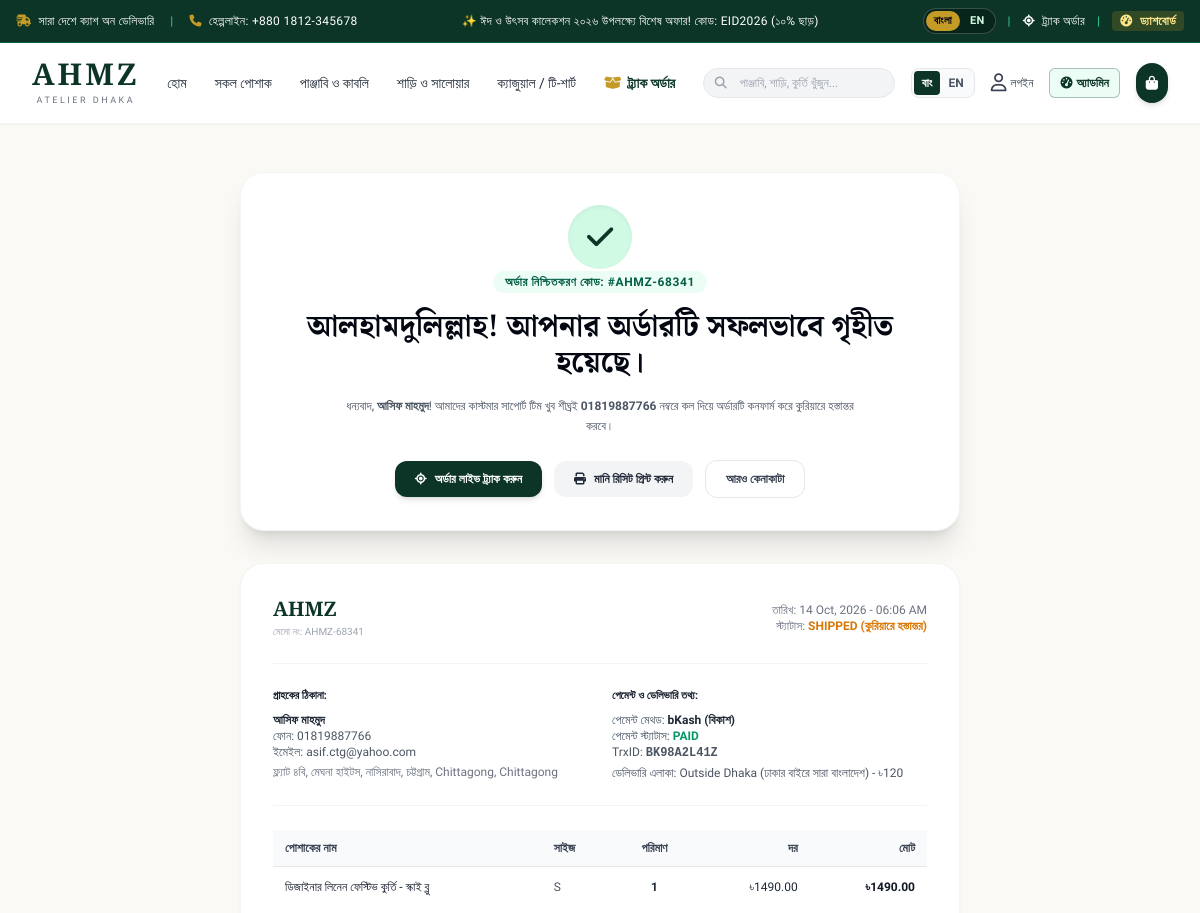
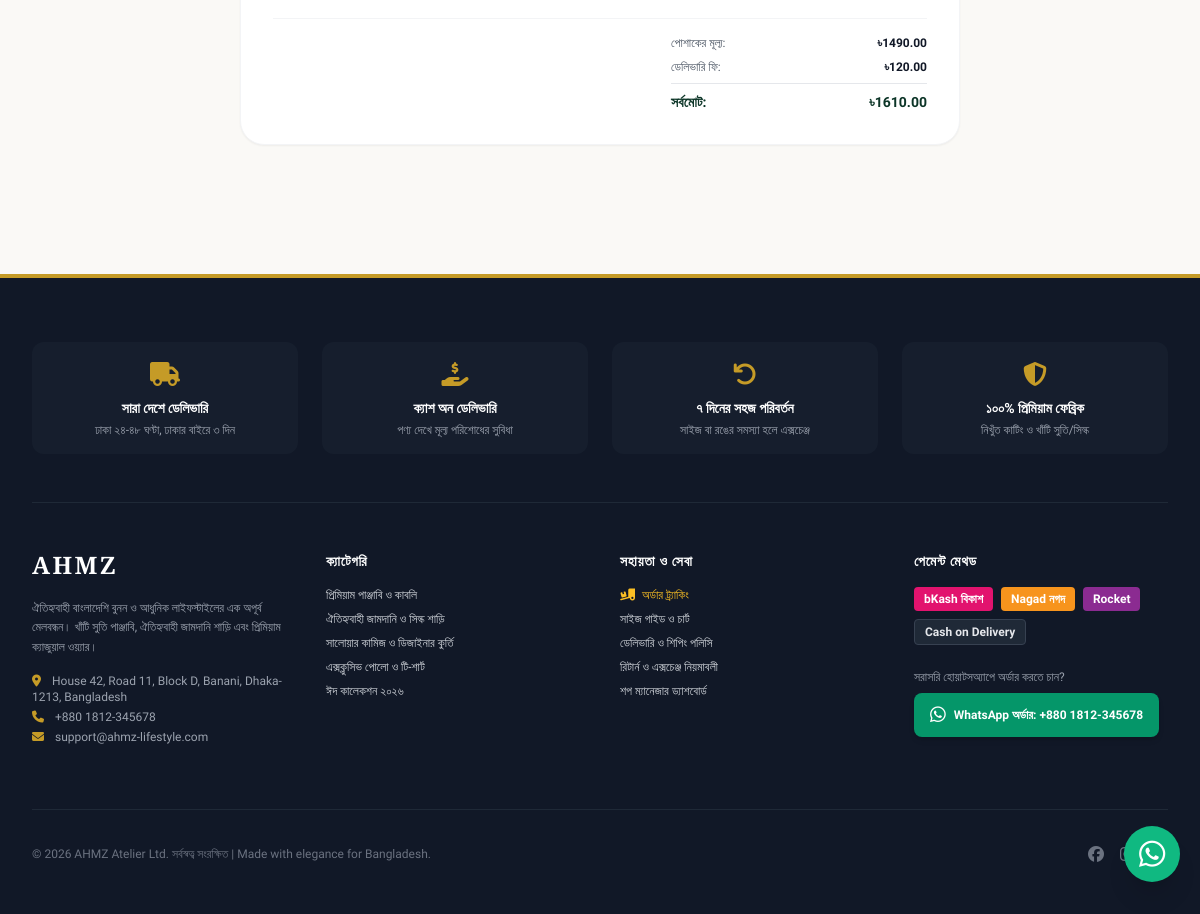
The app's page /order/success/AHMZ-68341/ with its own data (2 pictures, top to bottom).
### store/models.py (models this page shows, shortened)
class Order(models.Model):
    PAYMENT_CHOICES = [
        ('cod', 'Cash on Delivery (ক্যাশ অন ডেলিভারি)'),
        ('bkash', 'bKash (বিকাশ)'),
        ('nagad', 'Nagad (নগদ)'),
        ('rocket', 'Rocket (রকেট)'),
    ]
    STATUS_CHOICES = [
        ('pending', 'Pending (অপেক্ষমান)'),
        ('confirmed', 'Confirmed (নিশ্চিত)'),
        ('processing', 'Processing (প্রস্তুত হচ্ছে)'),
        ('shipped', 'Shipped (কুরিয়ারে হস্তান্তর)'),
        ('delivered', 'Delivered (ডেলিভার সম্পন্ন)'),
        ('cancelled', 'Cancelled (বাতিল)'),
    ]
    PAYMENT_STATUS_CHOICES = [
        ('unpaid', 'Unpaid'),
        ('paid', 'Paid'),
        ('refunded', 'Refunded'),
    ]
    DELIVERY_AREA_CHOICES = [
        ('inside_dhaka', 'Inside Dhaka (ঢাকা সিটি) - ৳60'),
        ('outside_dhaka', 'Outside Dhaka (ঢাকার বাইরে সারা বাংলাদেশ) - ৳120'),
    ]
    order_number = models.CharField(max_length=30, unique=True, editable=False)
    user = models.ForeignKey(User, null=True, blank=True, on_delete=models.SET_NULL, related_name='orders')
    full_name = models.CharField(max_length=120)
    phone = models.CharField(max_length=20)
    email = models.EmailField(blank=True)
    division = models.CharField(max_length=50, default='Dhaka')
    district = models.CharField(max_length=50, default='Dhaka')
    delivery_address = models.TextField()
    customer_notes = models.TextField(blank=True)
    delivery_area = models.CharField(max_length=20, choices=DELIVERY_AREA_CHOICES, default='inside_dhaka')
    shipping_cost = models.DecimalField(max_digits=8, decimal_places=2, default=60.00)
    subtotal = models.DecimalField(max_digits=10, decimal_places=2, default=0.00)
    discount_amount = models.DecimalField(max_digits=10, decimal_places=2, default=0.00)
    total_amount = models.DecimalField(max_digits=10, decimal_places=2, default=0.00)
    coupon_code = models.CharField(max_length=25, blank=True)
    payment_method = models.CharField(max_length=15, choices=PAYMENT_CHOICES, default='cod')
    payment_status = models.CharField(max_length=15, choices=PAYMENT_STATUS_CHOICES, default='unpaid')
    sender_number = models.CharField(max_length=20, blank=True, help_text="bKash/Nagad sender phone number")
    trx_id = models.CharField(max_length=60, blank=True, help_text="Transaction ID (TrxID)")
    status = models.CharField(max_length=20, choices=STATUS_CHOICES, default='pending')
    courier_tracking_id = models.CharField(max_length=100, blank=True, help_text="e.g. Steadfast, Pathao, RedX tracking")
    admin_notes = models.TextField(blank=True)
    created_at = models.DateTimeField(auto_now_add=True)
    updated_at = models.DateTimeField(auto_now=True)
    class Meta:
        ordering = ['-created_at']

class OrderItem(models.Model):
    order = models.ForeignKey(Order, related_name='items', on_delete=models.CASCADE)
    product = models.ForeignKey(Product, null=True, on_delete=models.SET_NULL)
    product_name = models.CharField(max_length=255)
    product_sku = models.CharField(max_length=50, blank=True)
    size = models.CharField(max_length=20, blank=True)
    color = models.CharField(max_length=50, blank=True)
    price = models.DecimalField(max_digits=10, decimal_places=2)
    quantity = models.PositiveIntegerField(default=1)
    subtotal = models.DecimalField(max_digits=10, decimal_places=2)

### store/views.py (the view)
# urls.py: path('order/success/<str:order_number>/', views.order_success, name='order_success'),
def order_success(request, order_number):
    order = get_object_or_404(Order, order_number=order_number)
    return render(request, 'store/order_success.html', {'order': order})

### store/cart.py (called while the page is built, shortened)
    def __iter__(self):
        product_ids = [item['product_id'] for item in self.cart.values()]
        products = Product.objects.filter(id__in=product_ids).in_bulk()

    def __len__(self):
        return sum(item['quantity'] for item in self.cart.values())

    def get_subtotal(self):
        return sum(Decimal(item['price']) * item['quantity'] for item in self.cart.values())

    def get_items_list(self):
        return list(self.__iter__())

### store/translations.py (called while the page is built)
def get_translation_dict(lang='bn'):
    current_lang = 'en' if lang == 'en' else 'bn'
    return {key: vals.get(current_lang, vals.get('bn', '')) for key, vals in TRANSLATIONS.items()}

### templates/store/order_success.html (shortened to what this page needs)
{% extends 'base.html' %}
{% block content %}
<div class="max-w-3xl mx-auto px-4 sm:px-6 py-12">
    <div class="bg-white rounded-3xl p-8 border border-gray-100 shadow-xl text-center space-y-4">
        <div class="w-16 h-16 bg-emerald-100 text-brand-emerald rounded-full flex items-center justify-center mx-auto text-3xl shadow-inner">
            <i class="fa-solid fa-check"></i>
        </div>
        <span class="text-xs bg-emerald-50 text-emerald-800 font-bold px-3 py-1 rounded-full uppercase tracking-wider">
            অর্ডার নিশ্চিতকরণ কোড: #{{ order.order_number }}
        </span>
        <h1 class="font-brand-serif text-2xl sm:text-3xl font-bold text-gray-950">
            আলহামদুলিল্লাহ! আপনার অর্ডারটি সফলভাবে গৃহীত হয়েছে।
        </h1>
        <p class="text-xs text-gray-600 max-w-lg mx-auto leading-relaxed">
            ধন্যবাদ, <strong>{{ order.full_name }}</strong>! আমাদের কাস্টমার সাপোর্ট টিম খুব শীঘ্রই <strong>{{ order.phone }}</strong> নম্বরে কল দিয়ে অর্ডারটি কনফার্ম করে কুরিয়ারে হস্তান্তর করবে।
        </p>
        <div class="flex flex-wrap items-center justify-center gap-3 pt-2">
            <a href="{% url 'store:track_order' %}?order_number={{ order.order_number }}&phone={{ order.phone }}"
               class="px-5 py-2.5 rounded-xl bg-brand-emerald hover:bg-brand-emerald-dark text-white text-xs font-bold transition flex items-center shadow-md">
                <i class="fa-solid fa-location-crosshairs mr-2"></i> অর্ডার লাইভ ট্র্যাক করুন
            </a>
            <button onclick="window.print()"
                    class="px-5 py-2.5 rounded-xl bg-gray-100 hover:bg-gray-200 text-gray-800 text-xs font-semibold transition flex items-center">
                <i class="fa-solid fa-print mr-2"></i> মানি রিসিট প্রিন্ট করুন
            </button>
            <a href="{% url 'store:product_list' %}"
               class="px-5 py-2.5 rounded-xl border border-gray-200 hover:bg-gray-50 text-gray-700 text-xs font-semibold transition">
                আরও কেনাকাটা
            </a>
        </div>
    </div>
    <div class="mt-8 bg-white rounded-3xl p-8 border border-gray-100 shadow-sm space-y-6">
        <div class="flex flex-col sm:flex-row justify-between items-start sm:items-center pb-6 border-b border-gray-100">
            <div>
                <span class="font-brand-serif text-xl font-bold text-brand-emerald">{{ BRAND_NAME }}</span>
                <span class="block text-[10px] text-gray-400">মেমো নং: {{ order.order_number }}</span>
            </div>
            <div class="text-right mt-2 sm:mt-0 text-xs text-gray-500">
                <p>তারিখ: {{ order.created_at|date:"d M, Y - h:i A" }}</p>
                <p>স্ট্যাটাস: <strong class="text-amber-600 uppercase">{{ order.get_status_display }}</strong></p>
            </div>
        </div>
        <div class="grid grid-cols-1 sm:grid-cols-2 gap-6 text-xs text-gray-600 pb-6 border-b border-gray-100">
            <div>
                <h4 class="font-bold text-gray-900 uppercase text-[11px] mb-2">গ্রাহকের ঠিকানা:</h4>
                <p class="font-semibold text-gray-800">{{ order.full_name }}</p>
                <p>ফোন: {{ order.phone }}</p>
                {% if order.email %}<p>ইমেইল: {{ order.email }}</p>{% endif %}
                <p class="mt-1 text-gray-500">{{ order.delivery_address }}, {{ order.district }}, {{ order.division }}</p>
            </div>
            <div>
                <h4 class="font-bold text-gray-900 uppercase text-[11px] mb-2">পেমেন্ট ও ডেলিভারি তথ্য:</h4>
                <p>পেমেন্ট মেথড: <strong class="text-gray-800">{{ order.get_payment_method_display }}</strong></p>
                <p>পেমেন্ট স্ট্যাটাস: <span class="uppercase font-bold {% if order.payment_status == 'paid' %}text-emerald-600{% else %}text-amber-600{% endif %}">{{ order.get_payment_status_display }}</span></p>
                {% if order.trx_id %}<p>TrxID: <span class="font-mono font-bold">{{ order.trx_id }}</span></p>{% endif %}
                <p class="mt-1">ডেলিভারি এলাকা: {{ order.get_delivery_area_display }}</p>
            </div>
        </div>
        <div class="overflow-x-auto">
            <table class="w-full text-left text-xs">
                <thead>
                    <tr class="bg-gray-50 text-gray-700 font-bold border-b border-gray-200">
                        <th class="py-2.5 px-3">পোশাকের নাম</th>
                        <th class="py-2.5 px-3">সাইজ</th>
                        <th class="py-2.5 px-3 text-center">পরিমাণ</th>
                        <th class="py-2.5 px-3 text-right">দর</th>
                        <th class="py-2.5 px-3 text-right">মোট</th>
                    </tr>
                </thead>
                <tbody class="divide-y divide-gray-100">
                    {% for item in order.items.all %}
                    <tr>
                        <td class="py-3 px-3 font-medium text-gray-900">{{ item.product_name }}</td>
                        <td class="py-3 px-3 text-gray-600">{{ item.size|default:'Regular' }}</td>
                        <td class="py-3 px-3 text-center font-bold">{{ item.quantity }}</td>
                        <td class="py-3 px-3 text-right">৳{{ item.price }}</td>
                        <td class="py-3 px-3 text-right font-bold text-gray-900">৳{{ item.subtotal }}</td>
                    </tr>
                    {% endfor %}
                </tbody>
            </table>
        </div>
        <div class="pt-4 border-t border-gray-100 flex justify-end text-xs">
            <div class="w-64 space-y-2">
                <div class="flex justify-between text-gray-600">
                    <span>পোশাকের মূল্য:</span>
                    <span class="font-bold text-gray-900">৳{{ order.subtotal }}</span>
                </div>
                <div class="flex justify-between text-gray-600">
                    <span>ডেলিভারি ফি:</span>
                    <span class="font-bold text-gray-900">৳{{ order.shipping_cost }}</span>
                </div>
                <div class="flex justify-between pt-2 border-t border-gray-200 text-sm font-bold text-brand-emerald">
                    <span>সর্বমোট:</span>
                    <span>৳{{ order.total_amount }}</span>
                </div>
            </div>
        </div>
    </div>
</div>
{% endblock %}

### templates/base.html (style rules this page uses)
body { font-family: 'Hind Siliguri', 'Plus Jakarta Sans', sans-serif; background-color: #faf9f6; color: #1f2937; }
.font-brand-serif { font-family: 'Noto Serif Bengali', 'Cinzel', serif; }

### records on screen
Order: order_number "AHMZ-68341", full_name "আসিফ মাহমুদ", phone "01819887766", created_at "14 Oct, 2026 - 06:06 AM", status "SHIPPED (কুরিয়ারে হস্তান্তর)", email "asif.ctg@yahoo.com", delivery_address "ফ্ল্যাট ৪বি, মেঘনা হাইটস, নাসিরাবাদ, চট্টগ্রাম", district "Chittagong", division "Chittagong", payment_method "bKash (বিকাশ)", payment_status "PAID", trx_id "BK98A2L41Z", delivery_area "Outside Dhaka (ঢাকার বাইরে সারা বাংলাদেশ) - ৳120", subtotal "1490.00", shipping_cost "120.00", total_amount "1610.00"
OrderItem: product_name "ডিজাইনার লিনেন ফেস্টিভ কুর্তি - স্কাই ব্লু", size "S", quantity "1", price "1490.00", subtotal "1490.00"

### other values on screen
{{ T.cod_all_bd }} "সারা দেশে ক্যাশ অন ডেলিভারি"
{{ T.helpline }} "হেল্পলাইন"
{{ HOTLINE }} "+880 1812-345678"
{{ T.announcement }} "✨ ঈদ ও উৎসব কালেকশন ২০২৬ উপলক্ষ্যে বিশেষ অফার! কোড: EID2026 (১০% ছাড়)"
{{ T.track_order }} "ট্র্যাক অর্ডার"
{{ T.dashboard }} "ড্যাশবোর্ড"
{{ BRAND_NAME }} "AHMZ"
{{ T.home }} "হোম"
{{ T.shop_all }} "সকল পোশাক"
{{ T.men_panjabi }} "পাঞ্জাবি ও কাবলি"
{{ T.women_saree }} "শাড়ি ও সালোয়ার"
{{ T.casual_tees }} "ক্যাজুয়াল / টি-শার্ট"
{{ T.login }} "লগইন"
{{ T.footer_trust_1_title }} "সারা দেশে ডেলিভারি"
{{ T.footer_trust_1_desc }} "ঢাকা ২৪-৪৮ ঘণ্টা, ঢাকার বাইরে ৩ দিন"
